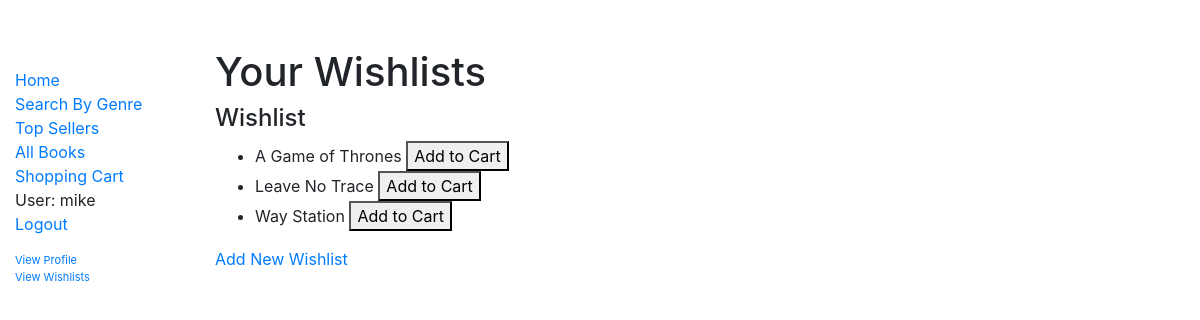
Page /search/wishlists/ (signed in) on the committed database.
### catalog/models.py (models this page shows, shortened)
class Wishlist(models.Model):
    user = models.ForeignKey(User, on_delete=models.CASCADE)
    books = models.ManyToManyField(Book)
    name = models.CharField(max_length=100, default='New Wishlist')

class Book(models.Model):
    title = models.CharField(max_length=200)
    author = models.ForeignKey('Author', on_delete=models.SET_NULL, null=True)
    publisher = models.CharField(max_length=50, default='Publisher')
    publishing_date = models.DateTimeField()
    summary = models.TextField(
        max_length=1000, help_text='Enter a brief description of the book')
    price = models.FloatField(default="9.99")
    genre = models.ManyToManyField(
        Genre, help_text='Select a genre for this book')
    model_pic = models.ImageField(upload_to='pics/', blank=True, null=True)
    slug = models.SlugField()
    class Meta:
        verbose_name_plural = "books"
    def get_add_to_cart_url(self):
        return reverse('add-to-cart', kwargs={
            'slug': self.slug
        })

### catalog/views.py (the view)
# urls.py: path('wishlists/', views.WishlistsView.as_view(), name='wishlists'),
class WishlistsView(generic.ListView):
    model = Wishlist
    template_name = 'catalog/wishlists.html'
    queryset = Book.objects.all()
    def get_context_data(self, **kwargs):
        context = super().get_context_data(**kwargs)
        if self.request.user.is_authenticated:
            context['wishlist'] = Wishlist.objects.filter(
                user=self.request.user)
        return context

### catalog/templates/catalog/wishlists.html (shortened to what this page needs)
{% extends "base_generic.html" %}
{% block content %}
{% if user.is_authenticated %}
    <h1>Your Wishlists</h1>
    {% for wishlist in wishlist%}
    <h4>{{ wishlist.name }}</h4>
    <ul>
    {% for book in wishlist.books.all %}
    <li>{{ book.title }} <a href="{{book.get_add_to_cart_url}}"> <button type="button">Add to Cart</button> </a></li>
    {% endfor %}
    </ul>
    {% endfor %}
    {% else %}
    <h1>Oops!</h1>
    <p>You are not <a href="{% url 'login' %}">logged in</a>.</p>
{% endif %}
<a href="newwish/">Add New Wishlist</a>
{% endblock %}

### catalog/templates/base_generic.html (shortened to what this page needs)
<!DOCTYPE html>
<html lang="en">
<head>
  <link rel="stylesheet" href="https://stackpath.bootstrapcdn.com/bootstrap/4.1.3/css/bootstrap.min.css">
  {% load static %}
  <link rel="stylesheet" href="{% static 'css/styles.css' %}">
</head>
<body>
  <div class="container-fluid">
    <div class="row">
      <div class="col-sm-2">
      {% block sidebar %}
        <ul class="sidebar-nav">
          <li><a href="{% url 'index' %}">Home</a></li>
          <li><a href="{% url 'search' %}">Search By Genre</a></li>
          <li><a href="{% url 'topsellers' %}">Top Sellers</a></li>
          <li><a href="{% url 'books' %}">All Books</a></li>
          <li><a href="{% url 'shoppingcart' %}">Shopping Cart</a></li>
             {% if user.is_authenticated %}
     <li>User: {{ user.get_username }}</li>
     <li><a href="{% url 'logout'%}?next={{request.path}}">Logout</a></li>
     <p><li style="font-size: 11px"><a href="{% url 'profile'%}">View Profile</a>
            <li style="font-size: 11px"><a href="{% url 'wishlists'%}">View Wishlists</a></p>
   {% else %}
     <li><a href="{% url 'login'%}">Login</a></li>
     <li><a href ="{% url 'signup' %}">Register</a></li>
   {% endif %}
        </ul>
     {% endblock %}
      </div>
      <div class="col-sm-10" id="col-sm-10">{% block content %}{% endblock %}</div>
    </div>
  </div>
</body>
</html>

### catalog/static/css/styles.css (style rules this page uses)
.sidebar-nav { margin-top: 20px; padding: 0; list-style: none; }

### rows in the picture
Wishlist: name "Wishlist"
Book: title "A Game of Thrones"
Book: title "Leave No Trace"
Book: title "Way Station"

### other values in the picture
{{ user.get_username }} "mike"
